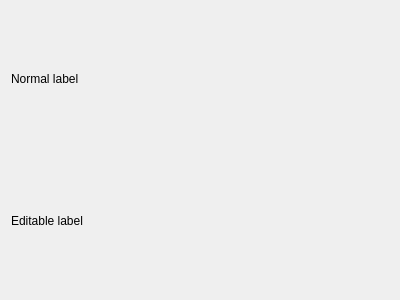
<?xml version="1.0" encoding="UTF-8"?>
<ui version="4.0">
 <class>QtDialog</class>
 <widget class="QDialog" name="QtDialog">
  <property name="geometry">
   <rect>
    <x>0</x>
    <y>0</y>
    <width>400</width>
    <height>300</height>
   </rect>
  </property>
  <property name="windowTitle">
   <string>Dialog</string>
  </property>
  <layout class="QVBoxLayout" name="verticalLayout">
   <item>
    <widget class="QLabel" name="label">
     <property name="text">
      <string>Normal label</string>
     </property>
    </widget>
   </item>
   <item>
    <widget class="QLabel" name="label_editable">
     <property name="text">
      <string>Editable label</string>
     </property>
    </widget>
   </item>
  </layout>
 </widget>
 <resources/>
 <connections/>
</ui>
